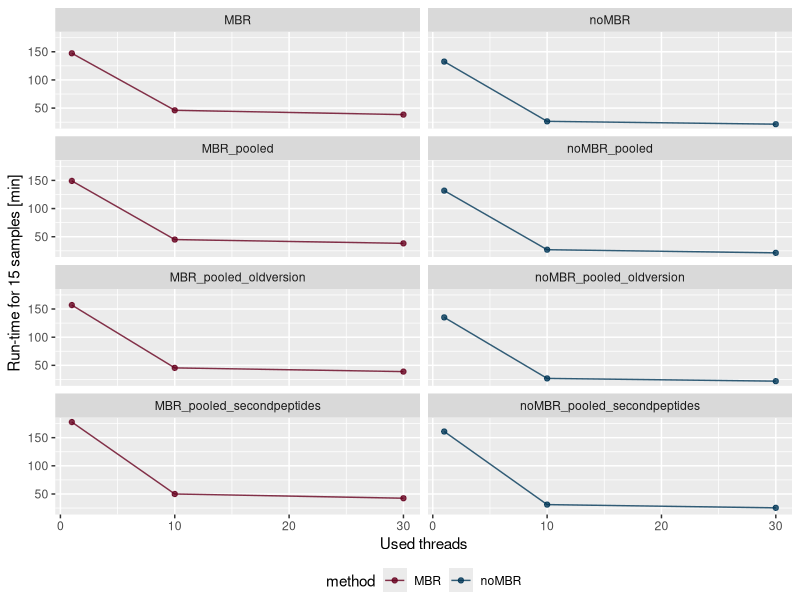
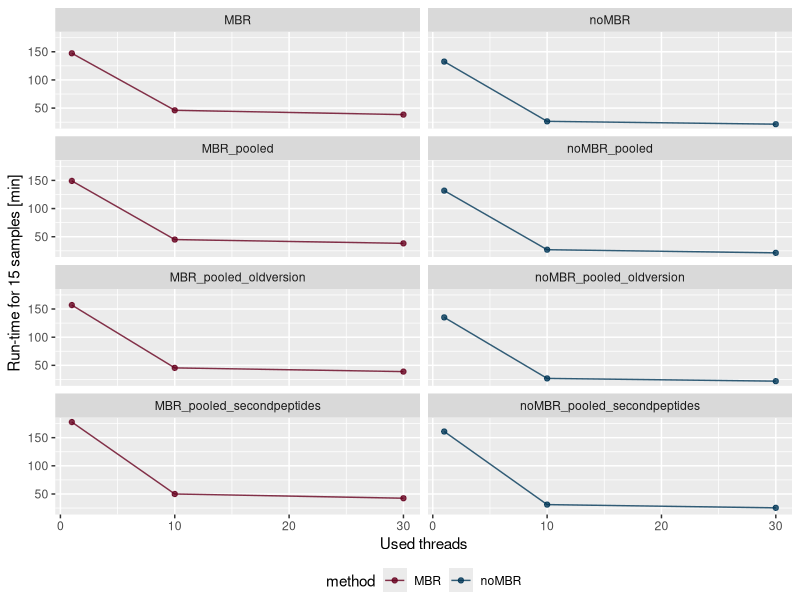

These charts were generated, in order, by the following R code:
library(ggplot2)
library(reshape)
library(chron)
library(RColorBrewer)

###########################
#
#
# load color palette
#
#
###########################

mypalette_red <-brewer.pal(9,"PuRd")
#reverse color to get the more intense for MBR
mypalette_red <- rev(mypalette_red[c(7:9)])
mypalette_blue <-brewer.pal(9,"PuBu")
mypalette_blue <- rev(mypalette_blue[c(7:9)])
color_manual <- rep(c(mypalette_red,mypalette_blue),3)


timing <- read.csv2("timing_experiment.csv")
timing_4plot <- melt(timing[-c(9:10),c(1,3,5,7)],
                     id=c("Evaluation.method"))
timing_4plot$threads <- rep(c(1,10,30),each=8)
timing_4plot$method <- rep(rep(c("MBR","noMBR"),each=4),3)
timing_4plot$value <- timing_4plot$value/10
timing_4plot$Evaluation.method <- as.factor(timing_4plot$Evaluation.method)
       
timing_4plot$Evaluation.method <- factor(timing_4plot$Evaluation.method, 
       levels = c("MBR",
                  "noMBR",
                  "MBR_pooled",
                  "noMBR_pooled",
                  "MBR_pooled_oldversion",
                  "noMBR_pooled_oldversion",
                  "MBR_pooled_secondpeptides",
                  "noMBR_pooled_secondpeptides"
                  ))


ggplot(data=timing_4plot, aes(x=threads, y=value, group = Evaluation.method, color = method)) +
  geom_line(alpha = 0.8) +
  geom_point(alpha = 0.8) + 
  ylab("Run-time for 15 samples [min]") + 
  xlab("Used threads") +
  scale_color_manual(values = c(mypalette_red[1],mypalette_blue[1])) +
  theme(legend.position="bottom",
        legend.box="vertical",
        legend.margin=margin()) +
  facet_wrap(~ Evaluation.method, ncol = 2)  

  pth <- "N:/1_A_Bachelor_Master_Intern/00_M_2022/David/Data/evaluation_masterthesis/pics/timing_experiment.png"

ggsave(pth,
       width = 7,
       height = 7) 
